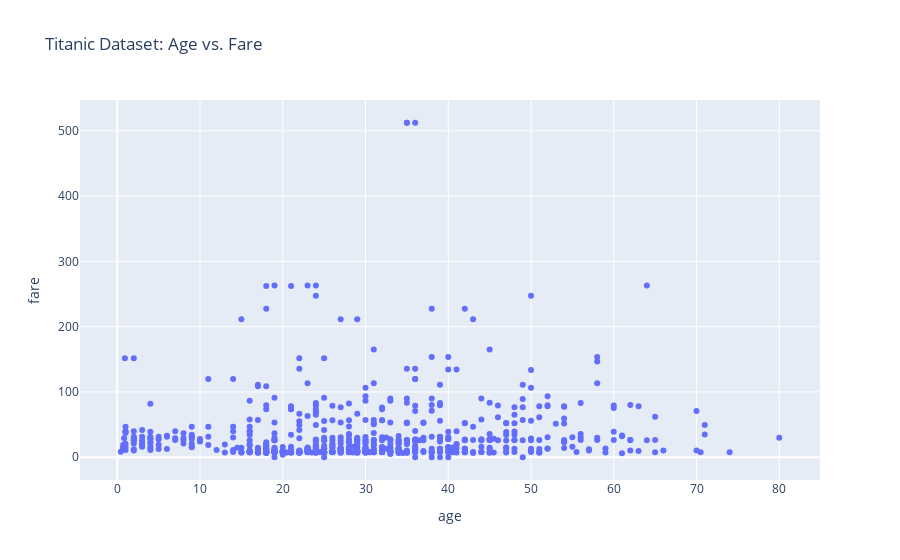

Source (notebook cell):
### Code cell
import plotly.express as px
fig = px.scatter(data_frame = titanic, 
                 x = "age", 
                 y = "fare", 
                 title = "Titanic Dataset: Age vs. Fare")
fig.show()

### Figure 1 — Plotly figure (JSON) as saved in the notebook; plotly's stock layout.template omitted (floating-point values rounded to 4 significant figures; data arrays with more than 128 entries replaced by an {"elided": "..."} marker saying what was removed)
{"data": [{"hovertemplate": "age=%{x}<br>fare=%{y}<extra></extra>", "legendgroup": "", "marker": {"color": "#636efa", "symbol": "circle"}, "mode": "markers", "name": "", "orientation": "v", "showlegend": false, "type": "scatter", "x": {"elided": "891 float values"}, "xaxis": "x", "y": {"elided": "891 float values"}, "yaxis": "y"}], "layout": {"autosize": true, "legend": {"tracegroupgap": 0}, "title": {"text": "Titanic Dataset: Age vs. Fare"}, "xaxis": {"anchor": "y", "autorange": true, "domain": [0, 1], "range": [-4.556, 84.98], "title": {"text": "age"}, "type": "linear"}, "yaxis": {"anchor": "x", "autorange": true, "domain": [0, 1], "range": [-42.28, 554.6], "title": {"text": "fare"}, "type": "linear"}}}
